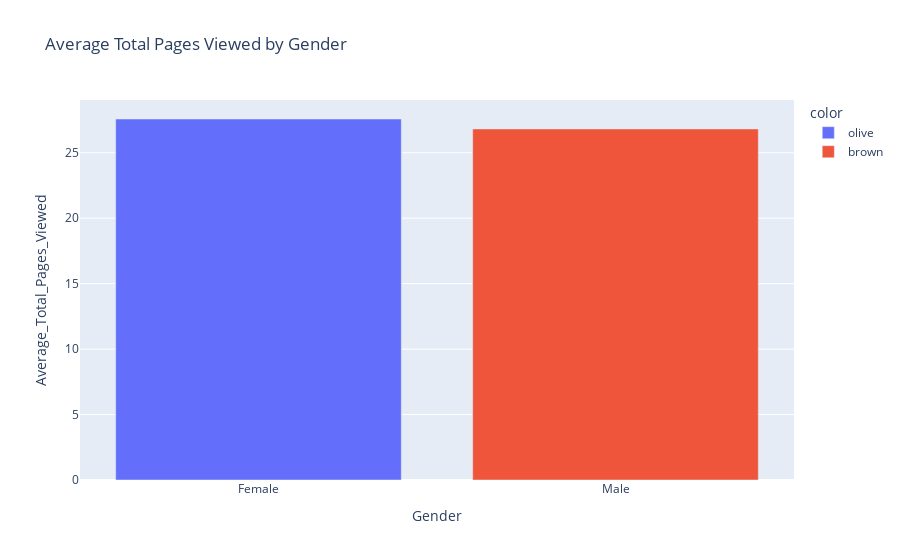

The code cell stored with this chart in its notebook:
### Code cell
#grouped analysis
gender_grouped = dataset.groupby('Gender')['Total_Pages_Viewed'].mean().reset_index()
gender_grouped.columns = ['Gender', 'Average_Total_Pages_Viewed']
fig = px.bar(gender_grouped, x='Gender', y='Average_Total_Pages_Viewed',
             color= ['olive', 'brown'],
             title='Average Total Pages Viewed by Gender')
fig.show()

### Figure 1 — Plotly figure (JSON) as saved in the notebook; plotly's stock layout.template omitted (floating-point values rounded to 4 significant figures)
{"data": [{"alignmentgroup": "True", "hovertemplate": "color=olive<br>Gender=%{x}<br>Average_Total_Pages_Viewed=%{y}<extra></extra>", "legendgroup": "olive", "marker": {"color": "#636efa", "pattern": {"shape": ""}}, "name": "olive", "offsetgroup": "olive", "orientation": "v", "showlegend": true, "textposition": "auto", "type": "bar", "x": ["Female"], "xaxis": "x", "y": [27.58], "yaxis": "y"}, {"alignmentgroup": "True", "hovertemplate": "color=brown<br>Gender=%{x}<br>Average_Total_Pages_Viewed=%{y}<extra></extra>", "legendgroup": "brown", "marker": {"color": "#EF553B", "pattern": {"shape": ""}}, "name": "brown", "offsetgroup": "brown", "orientation": "v", "showlegend": true, "textposition": "auto", "type": "bar", "x": ["Male"], "xaxis": "x", "y": [26.82], "yaxis": "y"}], "layout": {"barmode": "relative", "legend": {"title": {"text": "color"}, "tracegroupgap": 0}, "title": {"text": "Average Total Pages Viewed by Gender"}, "xaxis": {"anchor": "y", "domain": [0, 1], "title": {"text": "Gender"}}, "yaxis": {"anchor": "x", "domain": [0, 1], "title": {"text": "Average_Total_Pages_Viewed"}}}}
